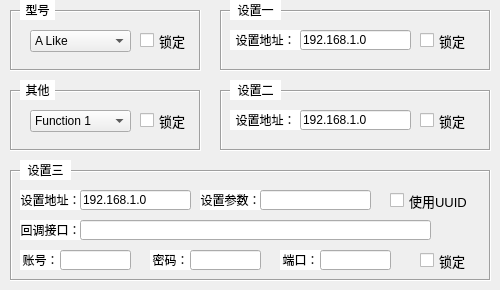
        <widget class="QWidget" name="Tab02">
         <attribute name="title">
          <string>批量控制</string>
         </attribute>
         <widget class="QFrame" name="ModeFrame0201">
          <property name="geometry">
           <rect>
            <x>10</x>
            <y>10</y>
            <width>191</width>
            <height>61</height>
           </rect>
          </property>
          <property name="layoutDirection">
           <enum>Qt::LayoutDirection::LeftToRight</enum>
          </property>
          <property name="frameShape">
           <enum>QFrame::Shape::Box</enum>
          </property>
          <property name="frameShadow">
           <enum>QFrame::Shadow::Sunken</enum>
          </property>
          <property name="lineWidth">
           <number>1</number>
          </property>
          <property name="midLineWidth">
           <number>0</number>
          </property>
          <widget class="QCheckBox" name="LockCheckBox0201">
           <property name="geometry">
            <rect>
             <x>130</x>
             <y>20</y>
             <width>51</width>
             <height>21</height>
            </rect>
           </property>
           <property name="font">
            <font>
             <pointsize>10</pointsize>
            </font>
           </property>
           <property name="text">
            <string>锁定</string>
           </property>
          </widget>
          <widget class="QComboBox" name="ComboBox0201">
           <property name="geometry">
            <rect>
             <x>20</x>
             <y>20</y>
             <width>101</width>
             <height>22</height>
            </rect>
           </property>
           <item>
            <property name="text">
             <string>A Like</string>
            </property>
           </item>
           <item>
            <property name="text">
             <string>B Like</string>
            </property>
           </item>
          </widget>
         </widget>
         <widget class="QLabel" name="Label0201">
          <property name="geometry">
           <rect>
            <x>20</x>
            <y>0</y>
            <width>35</width>
            <height>20</height>
           </rect>
          </property>
          <property name="styleSheet">
           <string notr="true">background-color: #ffffff;</string>
          </property>
          <property name="text">
           <string>型号</string>
          </property>
          <property name="alignment">
           <set>Qt::AlignmentFlag::AlignCenter</set>
          </property>
         </widget>
         <widget class="QFrame" name="ModeFrame0203">
          <property name="geometry">
           <rect>
            <x>220</x>
            <y>10</y>
            <width>271</width>
            <height>61</height>
           </rect>
          </property>
          <property name="frameShape">
           <enum>QFrame::Shape::Box</enum>
          </property>
          <property name="frameShadow">
           <enum>QFrame::Shadow::Sunken</enum>
          </property>
          <widget class="QLineEdit" name="LineEditIP0201">
           <property name="geometry">
            <rect>
             <x>80</x>
             <y>20</y>
             <width>111</width>
             <height>20</height>
            </rect>
           </property>
           <property name="text">
            <string>192.168.1.0</string>
           </property>
           <property name="maxLength">
            <number>15</number>
           </property>
           <property name="alignment">
            <set>Qt::AlignmentFlag::AlignLeading|Qt::AlignmentFlag::AlignLeft|Qt::AlignmentFlag::AlignVCenter</set>
           </property>
           <property name="clearButtonEnabled">
            <bool>false</bool>
           </property>
          </widget>
          <widget class="QLabel" name="Label0206">
           <property name="geometry">
            <rect>
             <x>10</x>
             <y>20</y>
             <width>71</width>
             <height>20</height>
            </rect>
           </property>
           <property name="styleSheet">
            <string notr="true">background-color: #ffffff;</string>
           </property>
           <property name="text">
            <string>设置地址：</string>
           </property>
           <property name="alignment">
            <set>Qt::AlignmentFlag::AlignCenter</set>
           </property>
          </widget>
          <widget class="QCheckBox" name="LockCheckBox0203">
           <property name="geometry">
            <rect>
             <x>200</x>
             <y>20</y>
             <width>51</width>
             <height>21</height>
            </rect>
           </property>
           <property name="font">
            <font>
             <pointsize>10</pointsize>
            </font>
           </property>
           <property name="text">
            <string>锁定</string>
           </property>
          </widget>
          <zorder>Label0206</zorder>
          <zorder>LockCheckBox0203</zorder>
          <zorder>LineEditIP0201</zorder>
         </widget>
         <widget class="QLabel" name="Label0203">
          <property name="geometry">
           <rect>
            <x>230</x>
            <y>0</y>
            <width>51</width>
            <height>20</height>
           </rect>
          </property>
          <property name="styleSheet">
           <string notr="true">background-color: #ffffff;</string>
          </property>
          <property name="text">
           <string>设置一</string>
          </property>
          <property name="alignment">
           <set>Qt::AlignmentFlag::AlignCenter</set>
          </property>
         </widget>
         <widget class="QFrame" name="ModeFrame0204">
          <property name="geometry">
           <rect>
            <x>220</x>
            <y>90</y>
            <width>271</width>
            <height>61</height>
           </rect>
          </property>
          <property name="frameShape">
           <enum>QFrame::Shape::Box</enum>
          </property>
          <property name="frameShadow">
           <enum>QFrame::Shadow::Sunken</enum>
          </property>
          <widget class="QLineEdit" name="LineEditIP0202">
           <property name="geometry">
            <rect>
             <x>80</x>
             <y>20</y>
             <width>111</width>
             <height>20</height>
            </rect>
           </property>
           <property name="text">
            <string>192.168.1.0</string>
           </property>
           <property name="maxLength">
            <number>15</number>
           </property>
           <property name="alignment">
            <set>Qt::AlignmentFlag::AlignLeading|Qt::AlignmentFlag::AlignLeft|Qt::AlignmentFlag::AlignVCenter</set>
           </property>
           <property name="clearButtonEnabled">
            <bool>false</bool>
           </property>
          </widget>
          <widget class="QLabel" name="Label0207">
           <property name="geometry">
            <rect>
             <x>10</x>
             <y>20</y>
             <width>71</width>
             <height>20</height>
            </rect>
           </property>
           <property name="styleSheet">
            <string notr="true">background-color: #ffffff;</string>
           </property>
           <property name="text">
            <string>设置地址：</string>
           </property>
           <property name="alignment">
            <set>Qt::AlignmentFlag::AlignCenter</set>
           </property>
          </widget>
          <widget class="QCheckBox" name="LockCheckBox0204">
           <property name="geometry">
            <rect>
             <x>200</x>
             <y>20</y>
             <width>51</width>
             <height>21</height>
            </rect>
           </property>
           <property name="font">
            <font>
             <pointsize>10</pointsize>
            </font>
           </property>
           <property name="text">
            <string>锁定</string>
           </property>
          </widget>
          <zorder>Label0207</zorder>
          <zorder>LockCheckBox0204</zorder>
          <zorder>LineEditIP0202</zorder>
         </widget>
         <widget class="QLabel" name="Label0204">
          <property name="geometry">
           <rect>
            <x>230</x>
            <y>80</y>
            <width>51</width>
            <height>20</height>
           </rect>
          </property>
          <property name="styleSheet">
           <string notr="true">background-color: #ffffff;</string>
          </property>
          <property name="text">
           <string>设置二</string>
          </property>
          <property name="alignment">
           <set>Qt::AlignmentFlag::AlignCenter</set>
          </property>
         </widget>
         <widget class="QFrame" name="ModeFrame0202">
          <property name="geometry">
           <rect>
            <x>10</x>
            <y>90</y>
            <width>191</width>
            <height>61</height>
           </rect>
          </property>
          <property name="layoutDirection">
           <enum>Qt::LayoutDirection::LeftToRight</enum>
          </property>
          <property name="frameShape">
           <enum>QFrame::Shape::Box</enum>
          </property>
          <property name="frameShadow">
           <enum>QFrame::Shadow::Sunken</enum>
          </property>
          <property name="lineWidth">
           <number>1</number>
          </property>
          <property name="midLineWidth">
           <number>0</number>
          </property>
          <widget class="QComboBox" name="ComboBox0202">
           <property name="enabled">
            <bool>true</bool>
           </property>
           <property name="geometry">
            <rect>
             <x>20</x>
             <y>20</y>
             <width>101</width>
             <height>22</height>
            </rect>
           </property>
           <item>
            <property name="text">
             <string>Function 1</string>
            </property>
           </item>
           <item>
            <property name="text">
             <string>Function 2</string>
            </property>
           </item>
           <item>
            <property name="text">
             <string>Function 3</string>
            </property>
           </item>
           <item>
            <property name="text">
             <string>Function 4</string>
            </property>
           </item>
           <item>
            <property name="text">
             <string>Function 5</string>
            </property>
           </item>
          </widget>
          <widget class="QCheckBox" name="LockCheckBox0202">
           <property name="geometry">
            <rect>
             <x>130</x>
             <y>20</y>
             <width>51</width>
             <height>21</height>
            </rect>
           </property>
           <property name="font">
            <font>
             <pointsize>10</pointsize>
            </font>
           </property>
           <property name="text">
            <string>锁定</string>
           </property>
           <property name="checked">
            <bool>false</bool>
           </property>
          </widget>
         </widget>
         <widget class="QLabel" name="Label0202">
          <property name="geometry">
           <rect>
            <x>20</x>
            <y>80</y>
            <width>35</width>
            <height>20</height>
           </rect>
          </property>
          <property name="styleSheet">
           <string notr="true">background-color: #ffffff;</string>
          </property>
          <property name="text">
           <string>其他</string>
          </property>
          <property name="alignment">
           <set>Qt::AlignmentFlag::AlignCenter</set>
          </property>
         </widget>
         <widget class="QFrame" name="ModeFrame0205">
          <property name="geometry">
           <rect>
            <x>10</x>
            <y>170</y>
            <width>481</width>
            <height>111</height>
           </rect>
          </property>
          <property name="frameShape">
           <enum>QFrame::Shape::Box</enum>
          </property>
          <property name="frameShadow">
           <enum>QFrame::Shadow::Sunken</enum>
          </property>
          <widget class="QLineEdit" name="LineEditSET301">
           <property name="geometry">
            <rect>
             <x>70</x>
             <y>20</y>
             <width>111</width>
             <height>20</height>
            </rect>
           </property>
           <property name="text">
            <string>192.168.1.0</string>
           </property>
           <property name="maxLength">
            <number>15</number>
           </property>
           <property name="alignment">
            <set>Qt::AlignmentFlag::AlignLeading|Qt::AlignmentFlag::AlignLeft|Qt::AlignmentFlag::AlignVCenter</set>
           </property>
           <property name="clearButtonEnabled">
            <bool>false</bool>
           </property>
          </widget>
          <widget class="QLabel" name="LabelSET301">
           <property name="geometry">
            <rect>
             <x>10</x>
             <y>20</y>
             <width>61</width>
             <height>20</height>
            </rect>
           </property>
           <property name="styleSheet">
            <string notr="true">background-color: #ffffff;</string>
           </property>
           <property name="text">
            <string>设置地址：</string>
           </property>
           <property name="alignment">
            <set>Qt::AlignmentFlag::AlignCenter</set>
           </property>
          </widget>
          <widget class="QCheckBox" name="LockCheckBox0205">
           <property name="geometry">
            <rect>
             <x>410</x>
             <y>80</y>
             <width>51</width>
             <height>21</height>
            </rect>
           </property>
           <property name="font">
            <font>
             <pointsize>10</pointsize>
            </font>
           </property>
           <property name="text">
            <string>锁定</string>
           </property>
          </widget>
          <widget class="QLabel" name="LabelSET303">
           <property name="geometry">
            <rect>
             <x>10</x>
             <y>50</y>
             <width>61</width>
             <height>20</height>
            </rect>
           </property>
           <property name="styleSheet">
            <string notr="true">background-color: #ffffff;</string>
           </property>
           <property name="text">
            <string>回调接口：</string>
           </property>
           <property name="alignment">
            <set>Qt::AlignmentFlag::AlignCenter</set>
           </property>
          </widget>
          <widget class="QLineEdit" name="LineEditSET303">
           <property name="geometry">
            <rect>
             <x>70</x>
             <y>50</y>
             <width>351</width>
             <height>20</height>
            </rect>
           </property>
           <property name="text">
            <string/>
           </property>
           <property name="maxLength">
            <number>200</number>
           </property>
           <property name="alignment">
            <set>Qt::AlignmentFlag::AlignLeading|Qt::AlignmentFlag::AlignLeft|Qt::AlignmentFlag::AlignVCenter</set>
           </property>
           <property name="clearButtonEnabled">
            <bool>false</bool>
           </property>
          </widget>
          <widget class="QLineEdit" name="LineEditSET302">
           <property name="geometry">
            <rect>
             <x>250</x>
             <y>20</y>
             <width>111</width>
             <height>20</height>
            </rect>
           </property>
           <property name="text">
            <string/>
           </property>
           <property name="maxLength">
            <number>200</number>
           </property>
           <property name="alignment">
            <set>Qt::AlignmentFlag::AlignLeading|Qt::AlignmentFlag::AlignLeft|Qt::AlignmentFlag::AlignVCenter</set>
           </property>
           <property name="clearButtonEnabled">
            <bool>false</bool>
           </property>
          </widget>
          <widget class="QLabel" name="LabelSET302">
           <property name="geometry">
            <rect>
             <x>190</x>
             <y>20</y>
             <width>61</width>
             <height>20</height>
            </rect>
           </property>
           <property name="styleSheet">
            <string notr="true">background-color: #ffffff;</string>
           </property>
           <property name="text">
            <string>设置参数：</string>
           </property>
           <property name="alignment">
            <set>Qt::AlignmentFlag::AlignCenter</set>
           </property>
          </widget>
          <widget class="QLabel" name="LabelSET304">
           <property name="geometry">
            <rect>
             <x>10</x>
             <y>80</y>
             <width>41</width>
             <height>20</height>
            </rect>
           </property>
           <property name="styleSheet">
            <string notr="true">background-color: #ffffff;</string>
           </property>
           <property name="text">
            <string>账号：</string>
           </property>
           <property name="alignment">
            <set>Qt::AlignmentFlag::AlignCenter</set>
           </property>
          </widget>
          <widget class="QLineEdit" name="LineEditSET304">
           <property name="geometry">
            <rect>
             <x>50</x>
             <y>80</y>
             <width>71</width>
             <height>20</height>
            </rect>
           </property>
           <property name="text">
            <string/>
           </property>
           <property name="maxLength">
            <number>30</number>
           </property>
           <property name="alignment">
            <set>Qt::AlignmentFlag::AlignLeading|Qt::AlignmentFlag::AlignLeft|Qt::AlignmentFlag::AlignVCenter</set>
           </property>
           <property name="clearButtonEnabled">
            <bool>false</bool>
           </property>
          </widget>
          <widget class="QLabel" name="LabelSET305">
           <property name="geometry">
            <rect>
             <x>140</x>
             <y>80</y>
             <width>41</width>
             <height>20</height>
            </rect>
           </property>
           <property name="styleSheet">
            <string notr="true">background-color: #ffffff;</string>
           </property>
           <property name="text">
            <string>密码：</string>
           </property>
           <property name="alignment">
            <set>Qt::AlignmentFlag::AlignCenter</set>
           </property>
          </widget>
          <widget class="QLineEdit" name="LineEditSET305">
           <property name="geometry">
            <rect>
             <x>180</x>
             <y>80</y>
             <width>71</width>
             <height>20</height>
            </rect>
           </property>
           <property name="text">
            <string/>
           </property>
           <property name="maxLength">
            <number>30</number>
           </property>
           <property name="echoMode">
            <enum>QLineEdit::EchoMode::Password</enum>
           </property>
           <property name="alignment">
            <set>Qt::AlignmentFlag::AlignLeading|Qt::AlignmentFlag::AlignLeft|Qt::AlignmentFlag::AlignVCenter</set>
           </property>
           <property name="clearButtonEnabled">
            <bool>false</bool>
           </property>
          </widget>
          <widget class="QLabel" name="LabelSET306">
           <property name="geometry">
            <rect>
             <x>270</x>
             <y>80</y>
             <width>41</width>
             <height>20</height>
            </rect>
           </property>
           <property name="styleSheet">
            <string notr="true">background-color: #ffffff;</string>
           </property>
           <property name="text">
            <string>端口：</string>
           </property>
           <property name="alignment">
            <set>Qt::AlignmentFlag::AlignCenter</set>
           </property>
          </widget>
          <widget class="QLineEdit" name="LineEditSET306">
           <property name="geometry">
            <rect>
             <x>310</x>
             <y>80</y>
             <width>71</width>
             <height>20</height>
            </rect>
           </property>
           <property name="text">
            <string/>
           </property>
           <property name="maxLength">
            <number>5</number>
           </property>
           <property name="echoMode">
            <enum>QLineEdit::EchoMode::Normal</enum>
           </property>
           <property name="alignment">
            <set>Qt::AlignmentFlag::AlignLeading|Qt::AlignmentFlag::AlignLeft|Qt::AlignmentFlag::AlignVCenter</set>
           </property>
           <property name="clearButtonEnabled">
            <bool>false</bool>
           </property>
          </widget>
          <widget class="QCheckBox" name="LockCheckBox0205x2">
           <property name="geometry">
            <rect>
             <x>380</x>
             <y>20</y>
             <width>81</width>
             <height>21</height>
            </rect>
           </property>
           <property name="font">
            <font>
             <pointsize>10</pointsize>
            </font>
           </property>
           <property name="text">
            <string>使用UUID</string>
           </property>
          </widget>
          <zorder>LabelSET301</zorder>
          <zorder>LockCheckBox0205</zorder>
          <zorder>LineEditSET301</zorder>
          <zorder>LabelSET303</zorder>
          <zorder>LineEditSET303</zorder>
          <zorder>LabelSET302</zorder>
          <zorder>LineEditSET302</zorder>
          <zorder>LabelSET304</zorder>
          <zorder>LineEditSET304</zorder>
          <zorder>LabelSET305</zorder>
          <zorder>LineEditSET305</zorder>
          <zorder>LabelSET306</zorder>
          <zorder>LineEditSET306</zorder>
          <zorder>LockCheckBox0205x2</zorder>
         </widget>
         <widget class="QLabel" name="Label0205">
          <property name="geometry">
           <rect>
            <x>20</x>
            <y>160</y>
            <width>51</width>
            <height>20</height>
           </rect>
          </property>
          <property name="styleSheet">
           <string notr="true">background-color: #ffffff;</string>
          </property>
          <property name="text">
           <string>设置三</string>
          </property>
          <property name="alignment">
           <set>Qt::AlignmentFlag::AlignCenter</set>
          </property>
         </widget>
        </widget>
